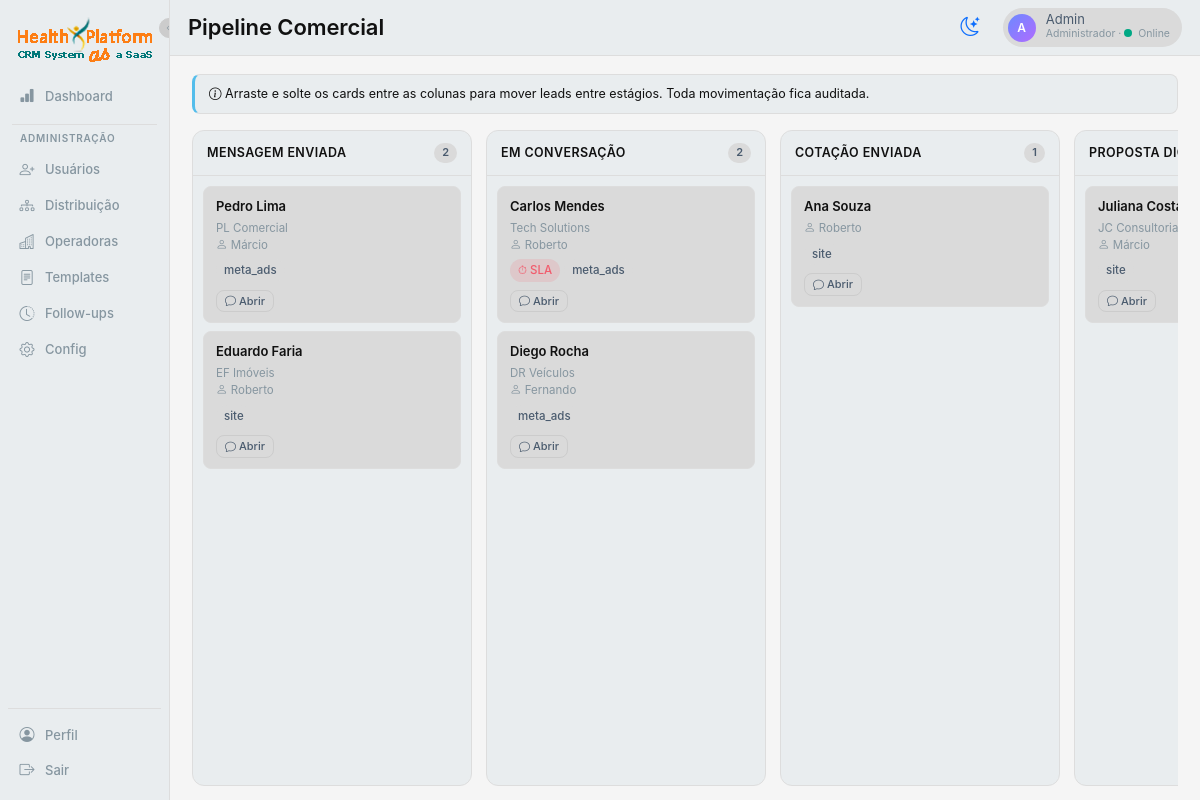
The page /pipeline (signed in) on the database its author committed.
### app.py (models this page shows, shortened)
class User(db.Model):
    __tablename__ = 'users'
    id = db.Column(db.Integer, primary_key=True)
    name = db.Column(db.String(120), nullable=False)
    email = db.Column(db.String(120), unique=True, nullable=False)
    password_hash = db.Column(db.String(255), nullable=False)
    role = db.Column(db.String(20), default='consultor')  # master | admin | coordenador | lider | consultor
    weekly_quota = db.Column(db.Integer, default=20)
    is_online = db.Column(db.Boolean, default=True)
    is_active = db.Column(db.Boolean, default=True)
    is_blocked = db.Column(db.Boolean, default=False)  # bloqueado por master/coordenador (não recebe lead, não envia msg)
    blocked_reason = db.Column(db.String(255), default='')
    created_at = db.Column(db.DateTime, default=datetime.utcnow)
    manager_id = db.Column(db.Integer, db.ForeignKey('users.id'))
    manager = db.relationship('User', remote_side=[id], backref='subordinados')
    favorite_templates = db.Column(db.String(255), default='')  # ids separados por vírgula (max 3)
    favorite_followups = db.Column(db.String(255), default='')  # ids separados por vírgula (max 5)
    cadence_per_day = db.Column(db.Integer, default=2)        # quantos FUPs por dia (1-4)
    cadence_days = db.Column(db.Integer, default=3)           # quantos dias mantém cadência (1-3)
    cadence_interval_hours = db.Column(db.Integer, default=3) # intervalo mínimo entre FUPs no mesmo dia

class Lead(db.Model):
    __tablename__ = 'leads'
    id = db.Column(db.Integer, primary_key=True)
    name = db.Column(db.String(120), nullable=False)
    phone = db.Column(db.String(40))
    email = db.Column(db.String(120))
    company = db.Column(db.String(120))
    source = db.Column(db.String(60), default='manual')  # origem (OCULTA para consultor se não foi ele que cadastrou)
    source_visible_to_consultor = db.Column(db.Boolean, default=False)  # true só se consultor criou
    stage = db.Column(db.String(40), default='mensagem_enviada')
    owner_id = db.Column(db.Integer, db.ForeignKey('users.id'))
    tags = db.Column(db.String(255), default='')
    notes = db.Column(db.Text, default='')
    created_at = db.Column(db.DateTime, default=datetime.utcnow)
    last_message_at = db.Column(db.DateTime)
    last_inbound_at = db.Column(db.DateTime)
    last_outbound_at = db.Column(db.DateTime)
    sent_without_response = db.Column(db.Integer, default=0)
    tem_cnpj = db.Column(db.Boolean)  # True = PME, False = PF
    categoria = db.Column(db.String(20))  # PF | PME | ADESAO (derivado de tem_cnpj quando aplicável)
    vidas = db.Column(db.Integer)  # quantas vidas (pode vir nulo da origem)
    preferencia_contato = db.Column(db.String(20), default='whatsapp')  # whatsapp | email | telefone
    budget = db.Column(db.Float, default=0.0)
    moved_to_remarketing_at = db.Column(db.DateTime)
    fups_sent_today = db.Column(db.Integer, default=0)
    fups_last_date = db.Column(db.Date)
    stage_entered_at = db.Column(db.DateTime, default=datetime.utcnow)
    owner = db.relationship('User', backref='leads')
    @property
    def sla_minutes(self):
        if not self.last_inbound_at:
            return None
        if self.last_outbound_at and self.last_outbound_at > self.last_inbound_at:
            return None
        delta = datetime.utcnow() - self.last_inbound_at
        return int(delta.total_seconds() // 60)

### app.py (the view)
@app.route('/pipeline')
@login_required
def pipeline():
    run_automations()
    u = current_user()
    q = Lead.query
    if u.role != 'admin':
        q = q.filter(Lead.owner_id == u.id)
    leads = q.order_by(desc(Lead.last_message_at)).all()
    columns = {stage_id: [] for stage_id, _ in PIPELINE_STAGES}
    for lead in leads:
        if lead.stage in columns:
            columns[lead.stage].append(lead)
    return render_template('pipeline.html', columns=columns)

### app.py (called while the page is built, shortened)
def current_user():
    uid = session.get('user_id')
    if not uid:
        return None
    return db.session.get(User, uid)

def login_required(f):
    @wraps(f)
    def wrap(*args, **kwargs):
        if not session.get('user_id'):
            return redirect(url_for('login'))
        return f(*args, **kwargs)
    return wrap

def filter_leads_by_visibility(query, user):
    if user.role == 'master':
        return query
    if user.role == 'coordenador':
        return query.filter(Lead.owner_id.in_(visible_user_ids(user)))
    if user.role in ('lider', 'admin'):
        return query.filter(db.false())
    return query.filter(Lead.owner_id == user.id)

def run_automations():
    today = date.today()
    rule = DistributionRule.query.first()
    cold_days = rule.cold_after_days if rule else 3
    threshold = datetime.utcnow() - timedelta(days=cold_days)
    leads_to_reset = Lead.query.filter(
        db.or_(Lead.fups_last_date.is_(None), Lead.fups_last_date < today)
    ).all()
    for lead in leads_to_reset:
        lead.fups_sent_today = 0
        lead.fups_last_date = today
    remarketing_targets = Lead.query.filter(
        Lead.moved_to_remarketing_at.is_(None),
        Lead.last_outbound_at.isnot(None),
        Lead.last_outbound_at < threshold,
        Lead.sent_without_response >= 3,
    ).all()
    db.session.commit()

### templates/pipeline.html (shortened to what this page needs)
{% extends 'base.html' %}
{% set active_nav = 'pipeline' %}
{% block page_title %}Pipeline Comercial{% endblock %}
{% block content %}
<div class="alert alert-info mb-3" style="font-size:12.5px;">
  <i class="bi bi-info-circle"></i> Arraste e solte os cards entre as colunas para mover leads entre estágios. Toda movimentação fica auditada.
</div>
<div class="kanban-board">
  {% for sid, label in PIPELINE_STAGES %}
  <div class="kanban-col">
    <div class="kanban-col-header">
      <span class="name">{{ label }}</span>
      <span class="count">{{ columns[sid]|length }}</span>
    </div>
    <div class="kanban-col-body" data-stage="{{ sid }}">
      {% for lead in columns[sid] %}
      <div class="kanban-card" data-lead-id="{{ lead.id }}">
        <div class="card-name">{{ lead.name }}</div>
        <div class="card-meta">
          {% if lead.company %}{{ lead.company }}<br>{% endif %}
          {% if lead.owner %}<i class="bi bi-person"></i> {{ lead.owner.name }}{% endif %}
        </div>
        <div class="card-tags">
          {% if lead.sla_minutes and lead.sla_minutes > 60 %}
            <span class="chip danger">⏱ SLA</span>
          {% endif %}
          {% if lead.source %}<span class="chip">{{ lead.source }}</span>{% endif %}
        </div>
        <div style="margin-top:8px;">
          <a href="{{ url_for('conversas', lead=lead.id) }}" class="btn btn-sm btn-ghost" style="font-size:11px;padding:2px 8px;">
            <i class="bi bi-chat"></i> Abrir
          </a>
        </div>
      </div>
      {% endfor %}
    </div>
  </div>
  {% endfor %}
</div>
{% endblock %}

### templates/base.html (shortened to what this page needs)
<!doctype html>
<html lang="pt-BR">
<head>
  <link href="https://cdn.jsdelivr.net/npm/bootstrap@5.3.2/dist/css/bootstrap.min.css" rel="stylesheet">
  <link href="https://cdn.jsdelivr.net/npm/bootstrap-icons@1.11.2/font/bootstrap-icons.css" rel="stylesheet">
  <link rel="stylesheet" href="{{ url_for('static', filename='css/app.css') }}">
</head>
<body data-lead-id="{{ lead_id_for_js or '' }}" data-user-id="{{ current_user.id if current_user else '' }}"
  data-user-role="{{ current_user.role if current_user else '' }}">
  {% if current_user %}
  <div class="app-shell">
    <aside class="sidebar">
      <button type="button" class="sidebar-toggle" onclick="toggleSidebar()" title="Expandir/recolher menu">
        <i class="bi bi-chevron-left"></i>
      </button>
      <div class="brand" title="CRM Conversacional">
        <img src="{{ url_for('static', filename='imgs/logo.png') }}" alt="Logo" class="logo">
      </div>
      <a href="{{ url_for('dashboard') }}" data-tip="Dashboard"
        class="nav-item {% if active_nav == 'dashboard' %}active{% endif %}">
        <i class="bi bi-bar-chart-fill"></i><span class="nav-label">Dashboard</span>
      </a>
      {% if current_user.role in ('master', 'admin') %}
      <div class="nav-divider"></div>
      <div class="nav-section-label">Administração</div>
      <a href="{{ url_for('usuarios') }}" data-tip="Usuários"
        class="nav-item {% if active_nav == 'usuarios' %}active{% endif %}">
        <i class="bi bi-person-plus"></i><span class="nav-label">Usuários</span>
      </a>
      <a href="{{ url_for('distribuicao') }}" data-tip="Distribuição"
        class="nav-item {% if active_nav == 'distribuicao' %}active{% endif %}">
        <i class="bi bi-diagram-3"></i><span class="nav-label">Distribuição</span>
      </a>
      <a href="{{ url_for('operadoras_list') }}" data-tip="Operadoras"
        class="nav-item {% if active_nav == 'operadoras' %}active{% endif %}">
        <i class="bi bi-buildings"></i><span class="nav-label">Operadoras</span>
      </a>
      <a href="{{ url_for('templates_list') }}" data-tip="Templates"
        class="nav-item {% if active_nav == 'templates' %}active{% endif %}">
        <i class="bi bi-file-text"></i><span class="nav-label">Templates</span>
      </a>
      <a href="{{ url_for('followups_list') }}" data-tip="Follow-ups"
        class="nav-item {% if active_nav == 'followups' %}active{% endif %}">
        <i class="bi bi-clock-history"></i><span class="nav-label">Follow-ups</span>
      </a>
      <a href="{{ url_for('configuracoes') }}" data-tip="Configurações"
        class="nav-item {% if active_nav == 'config' %}active{% endif %}">
        <i class="bi bi-gear"></i><span class="nav-label">Config</span>
      </a>
      {% endif %}
      <div class="nav-bottom">
        <a href="{{ url_for('perfil') }}" data-tip="Perfil"
          class="nav-item {% if active_nav == 'perfil' %}active{% endif %}">
          <i class="bi bi-person-circle"></i><span class="nav-label">Perfil</span>
        </a>
        <a href="{{ url_for('logout') }}" data-tip="Sair" class="nav-item">
          <i class="bi bi-box-arrow-right"></i><span class="nav-label">Sair</span>
        </a>
      </div>
    </aside>
    <main class="main">
      <div class="topbar">
        <div class="page-title">{% block page_title %}{% endblock %}</div>
        <button id="themeToggle" class="btn btn-link text-decoration-none" style="font-size: 1.2rem; padding: 4px 8px;"
          title="Alternar tema claro/escuro">
          <i id="themeIcon" class="bi bi-moon-stars"></i>
        </button>
        <div class="user-chip">
          <div class="avatar">{{ current_user.name[0]|upper }}</div>
          <div>
            <div style="line-height:1;">{{ current_user.name }}</div>
            <div style="font-size:10.5px;color:var(--text-mute);">
              {% if current_user.role == 'admin' %}Administrador{% else %}Consultor{% endif %}
              · <span class="status-dot {% if current_user.is_online %}online{% else %}offline{% endif %}"></span>{% if
              current_user.is_online %}Online{% else %}Offline{% endif %}
            </div>
          </div>
        </div>
      </div>
      <div class="content {% block content_class %}{% endblock %}">
        {% block content %}{% endblock %}
      </div>
    </main>
  </div>
  {% else %}
  {% block anon %}{% endblock %}
  {% endif %}
</body>
</html>

### rows shown on the page
User: name "A", name "Admin"
Lead: name "Pedro Lima", company "PL Comercial", owner.name "Márcio", source "meta_ads"
Lead: name "Eduardo Faria", company "EF Imóveis", owner.name "Roberto", source "site"
Lead: name "Carlos Mendes", company "Tech Solutions", owner.name "Roberto", shows "⏱ SLA", source "meta_ads"
Lead: name "Diego Rocha", company "DR Veículos", owner.name "Fernando", source "meta_ads"
Lead: name "Ana Souza", owner.name "Roberto", source "site"
Lead: name "Juliana…", company "JC Consultoria", owner.name "Márcio", source "site"

### other values the page prints
{{ label }} "MENSAGEM ENVIADA" "EM CONVERSAÇÃO" "COTAÇÃO ENVIADA" "PROPOSTA…"
{{ columns[sid]|length }} "2" "2" "1"
